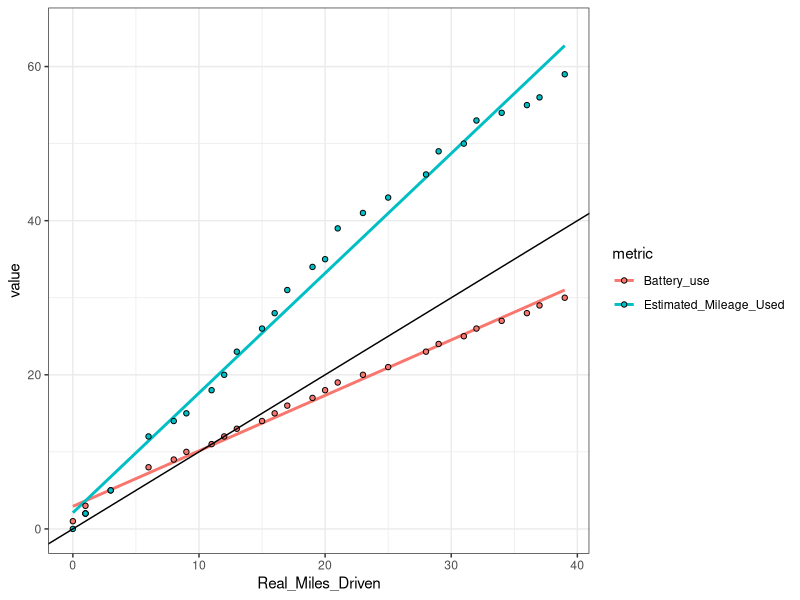

Write R code to recreate this figure.
## ---- chunk 1
#| warning: false
#| message: false
library(tidyverse)
theme_set(theme_bw())
## ---- chunk 2
#| warning: false
#| message: false
read_delim("data/journey_23-03-2026_10_degrees.tsv") -> data
head(data)
## ---- chunk 3
data |>
  mutate(
    Real_Miles_Driven = Mileage - min(Mileage),
    Battery_use = 100 - Percent_battery,
    Estimated_Mileage_Used = max(Estimaged_Miles) - Estimaged_Miles 
  ) |>
  select(Real_Miles_Driven:last_col()) -> data

head(data)
## ---- chunk 4
data |>
  pivot_longer(
    cols=-Real_Miles_Driven,
    names_to="metric",
    values_to="value"
  ) |>
  ggplot(aes(x=Real_Miles_Driven,y=value, colour=metric, fill=metric)) +
  geom_smooth(method=lm, fill=NA) +
  geom_point(pch=21, colour="black") +
  geom_abline(slope=1, intercept=0)
## ---- chunk 5
lm(Real_Miles_Driven ~ Battery_use, data=data) -> battery_estimate

battery_estimate

full_mileage_estimate_from_battery = (100 * battery_estimate$coefficients[2]) + battery_estimate$coefficients[1]

names(full_mileage_estimate_from_battery) <- "Full Mileage From Battery"

full_mileage_estimate_from_battery

